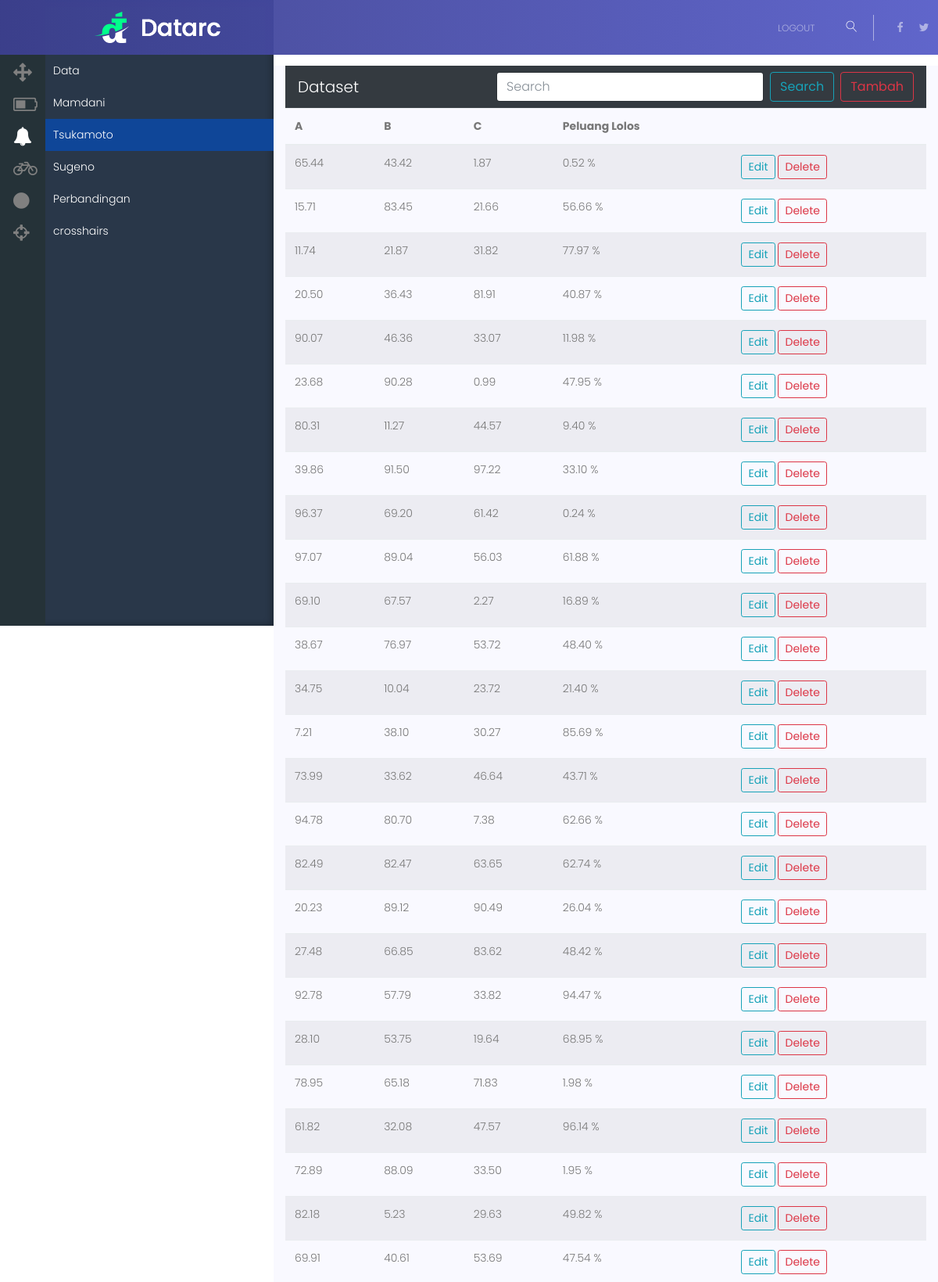
/app/data (signed in, upper part), run on the app's committed database.
### app/model.py (models this page shows)
class AppData(Base):
    __tablename__ = 'app_data'
    id = Column(Integer, primary_key=True)
    a = Column(Float, default=0.0)
    b = Column(Float, default=0.0)
    c = Column(Float, default=0.0)
    target = Column(Float, default=0.0)

### app/main_app.py (the view)
@bp.route('/data')
@dbsession_required
@login_required
def data():
    dbsession = g.get('dbsession')
    xs = dbsession.query(AppData).all()
    return render_template('app/data.html', xs=xs)

### app/auth.py (called while the page is built)
def login_required(f):
    @wraps(f)
    def decorated_function(*args, **kwargs):
        if 'user_id' not in session:
            return redirect(url_for('/auth/login'), next=request.url)
        return f(*args, **kwargs)
    return decorated_function

### app/model.py (called while the page is built)
def create_session():
    Base.metadata.bind = engine
    session = DBSession(bind=engine)
    return session

def dbsession_required(f):
    @wraps(f)
    def wrap(*args, **kwargs):
        dbsession = g.pop('dbsession', None)
        if dbsession is None:
            g.dbsession = create_session()
        return f(*args, **kwargs)
    return wrap

def close_session(e=None):
    session = g.pop('dbsession', None)
    if session is not None:
        session.close()

### app/templates/app/data.html (shortened to what this page needs)
<!DOCTYPE html>
<html lang="zxx" class="no-js">
  <head>
    {% include 'commons/header.html' %}
    <link rel="stylesheet" href="/static/css/sidebar.css" />
  </head>
	<body>
    {% include 'app/commons/static-nav.html' %}
    {% include 'app/commons/sidebar.html' %}
    <div id="app-wrapper" class="top-section">
      <section class="gray-bg full-height">
        <div class="container-fluid">
          <nav class="navbar navbar-expand-lg navbar-dark bg-dark">
            <a class="navbar-brand" href="#">Dataset</a>
            <div class="collapse navbar-collapse" id="navbarColor01">
              <form class="form-inline">
                <input class="form-control mr-sm-2" placeholder="Search" aria-label="Search" type="search">
                <button class="btn btn-outline-info my-2 my-sm-0 mr-sm-2" type="submit">Search</button>
                <button class="btn btn-outline-danger my-2 my-sm-0" type="button">Tambah</button>
              </form>
            </div>
          </nav>
          <div class="row">
            <div class="col-md-12">
              <table class="table table-striped">
                <thead>
                  <tr>
                    <th>A</th>
                    <th>B</th>
                    <th>C</th>
                    <th>Peluang Lolos</th>
                    <th></th>
                  </tr>
                  <tbody>
                    {% for x in xs %}
                      <tr>
                        <td>
                          {{ '%0.2f' | format(x.a) }}
                        </td>
                        <td>
                          {{ '%0.2f' | format(x.b) }}
                        </td>
                        <td>
                          {{ '%0.2f' | format(x.c) }}
                        </td>
                        <td>
                          {{ '%0.2f' | format(x.target * 100) }} %
                        </td>
                        <td>
                          <a class="btn btn-sm btn-outline-info" href="/app/data/update?id={{ x.id }}">Edit</a>
                          <a class="btn btn-sm btn-outline-danger" href="/app/data/delete?id={{ x.id }}">Delete</a>
                        </td>
                      </tr>
                    {% endfor %}
                  </tbody>
                </thead>
              </table>
            </div>
          </div>
        </div>
      </section>
    </div>
	</body>
</html>

### app/templates/commons/header.html (shortened to what this page needs)
  <link rel="stylesheet" href="/static/css/linearicons.css">
  <link rel="stylesheet" href="/static/css/owl.carousel.css">
  <link rel="stylesheet" href="/static/css/font-awesome.min.css">
  <link rel="stylesheet" href="/static/css/animate.css">
  <link rel="stylesheet" href="/static/css/bootstrap.css">
  <link rel="stylesheet" href="/static/css/main.css">

### app/templates/app/commons/static-nav.html (shortened to what this page needs)
<header class="default-header">
    <div class="sticky-wrapper is-sticky" style="height: 70px">
      <div class="static-header" style="width: 1351px; position: fixed; top: 0px;">
        <div class="container">
          <div class="header-content d-flex justify-content-between align-items-center">
            <div class="logo">
              <a href="/" class="smooth"><img src="/static/img/logo.png" alt=""></a>
            </div>
            <div class="right-bar d-flex align-items-center">
              <nav class="d-flex align-items-center">
                <ul class="main-menu">
                  <li><a href="/auth/logout">Logout</a></li>
                </ul>
              </nav>
              <div class="search relative">
                <span class="lnr lnr-magnifier"></span>
              </div>
              <div class="header-social d-flex align-items-center">
                <a href="#"><i class="fa fa-facebook"></i></a>
                <a href="#"><i class="fa fa-twitter"></i></a>
              </div>
            </div>
          </div>
        </div>
      </div>
    </div>
  </header>

### app/templates/app/commons/sidebar.html
<div class="wrapper">
    <aside class="main_sidebar">
        <ul>
            <li><i class="fa fa-arrows"></i><a href="#">Data</a></li>
            <li><i class="fa fa-battery-2"></i><a href="#">Mamdani</a></li>
            <li class="active"><i class="fa fa-bell"></i><a href="#">Tsukamoto</a></li>
            <li><i class="fa fa-bicycle"></i><a href="#">Sugeno</a></li>
            <li><i class="fa fa-circle"></i><a href="#">Perbandingan</a></li>
            <li><i class="fa fa-crosshairs"></i><a href="#">crosshairs</a></li>
        </ul>
    </aside>
    <div class="mian">
        <h1>Prakash </h1>
    </div>
</div>

### app/static/css/main.css (style rules this page uses)
body { color: #777777; font-family: "Poppins", sans-serif; font-size: 14px; font-weight: 300; line-height: 1.5em; position: relative; }
ol, ul { margin: 0; padding: 0; list-style: none; }
a { -webkit-transition: all 0.3s ease 0s; -moz-transition: all 0.3s ease 0s; -o-transition: all 0.3s ease 0s; transition: all 0.3s ease 0s; }
a, a:focus, a:hover { text-decoration: none; outline: 0; color: #777777; }
.gray-bg { background: #f9f9ff; }
h1, h2, h3, h4, h5, h6 { font-family: "Poppins", sans-serif; color: #222222; line-height: 1.5em; margin-bottom: 0; margin-top: 0; font-weight: 600; }
h1, .h1 { font-size: 36px; }
td, th { border-radius: 0px; }
.relative { position: relative; }
.default-header { position: absolute; top: 0; left: 0; width: 100%; z-index: 9; }
.default-header .right-bar { position: relative; }
.default-header nav .main-menu { display: -webkit-box; display: -webkit-flex; display: -moz-flex; display: -ms-flexbox; display: flex; -webkit-box-align: center; -ms-flex-align: center; -webkit-align-items: center; -moz-align-items: center; align-items: center; }
.default-header nav .main-menu a { display: inline-block; color: rgba(255, 255, 255, 0.5); margin: 0 20px; text-transform: uppercase; font-size: 12px; }
.search { padding: 6px 20px; border-right: 1px solid rgba(255, 255, 255, 0.5); cursor: pointer; }
.search span { color: #fff; }
.header-social { margin-left: 20px; }
.header-social a { margin: 0 5px; padding: 0 5px; display: inline-block; color: rgba(255, 255, 255, 0.5); }
.static-header { padding: 15px 0; background: linear-gradient(to right, rgba(60, 64, 143, 0.95) 0%, rgba(91, 97, 207, 0.95) 100%); }
.full-height { min-height: 90vh; box-sizing: border-box; }

### app/static/css/sidebar.css (style rules this page uses)
.main_sidebar { min-height:100vh; position:fixed; padding-top: 70px; top:0; left:0; width:350px; transition: all 300ms cubic-bezier(0.65, 0.05, 0.36, 1); will-change: left, width; box-shadow: inset -1px 0 10px rgba(0, 0, 0, 0.4); background: #293749; }
.main_sidebar:after { content: ''; background-color: #253238; position: absolute; top: 0; z-index: -1; height: 100%; width: 58px; }
.main_sidebar ul { list-style:none; padding-left:58px; }
.main_sidebar ul li { padding:10px; }
.main_sidebar ul li a { color:#fff; display:block; }
.main_sidebar ul li i { float:left; color:grey; margin-left:-58px; font-size:24px; padding-left:7px; }
.main_sidebar ul li.active { background:#0f4698; }
.main_sidebar ul li.active i { color:#fff; }
#app-wrapper { margin-left: 350px; }
.top-section { padding-top: 30px; }

### data on the page
AppData: a "65.44", b "43.42", c "1.87", x.target*100 "0.52"
AppData: a "15.71", b "83.45", c "21.66", x.target*100 "56.66"
AppData: a "11.74", b "21.87", c "31.82", x.target*100 "77.97"
AppData: a "20.50", b "36.43", c "81.91", x.target*100 "40.87"
AppData: a "90.07", b "46.36", c "33.07", x.target*100 "11.98"
AppData: a "23.68", b "90.28", c "0.99", x.target*100 "47.95"
AppData: a "80.31", b "11.27", c "44.57", x.target*100 "9.40"
AppData: a "39.86", b "91.50", c "97.22", x.target*100 "33.10"
AppData: a "96.37", b "69.20", c "61.42", x.target*100 "0.24"
AppData: a "97.07", b "89.04", c "56.03", x.target*100 "61.88"
AppData: a "69.10", b "67.57", c "2.27", x.target*100 "16.89"
AppData: a "38.67", b "76.97", c "53.72", x.target*100 "48.40"
AppData: a "34.75", b "10.04", c "23.72", x.target*100 "21.40"
AppData: a "7.21", b "38.10", c "30.27", x.target*100 "85.69"
AppData: a "73.99", b "33.62", c "46.64", x.target*100 "43.71"
AppData: a "94.78", b "80.70", c "7.38", x.target*100 "62.66"
AppData: a "82.49", b "82.47", c "63.65", x.target*100 "62.74"
AppData: a "20.23", b "89.12", c "90.49", x.target*100 "26.04"
AppData: a "27.48", b "66.85", c "83.62", x.target*100 "48.42"
AppData: a "92.78", b "57.79", c "33.82", x.target*100 "94.47"
AppData: a "28.10", b "53.75", c "19.64", x.target*100 "68.95"
AppData: a "78.95", b "65.18", c "71.83", x.target*100 "1.98"
AppData: a "61.82", b "32.08", c "47.57", x.target*100 "96.14"
AppData: a "72.89", b "88.09", c "33.50", x.target*100 "1.95"
AppData: a "82.18", b "5.23", c "29.63", x.target*100 "49.82"
AppData: a "69.91", b "40.61", c "53.69", x.target*100 "47.54"
